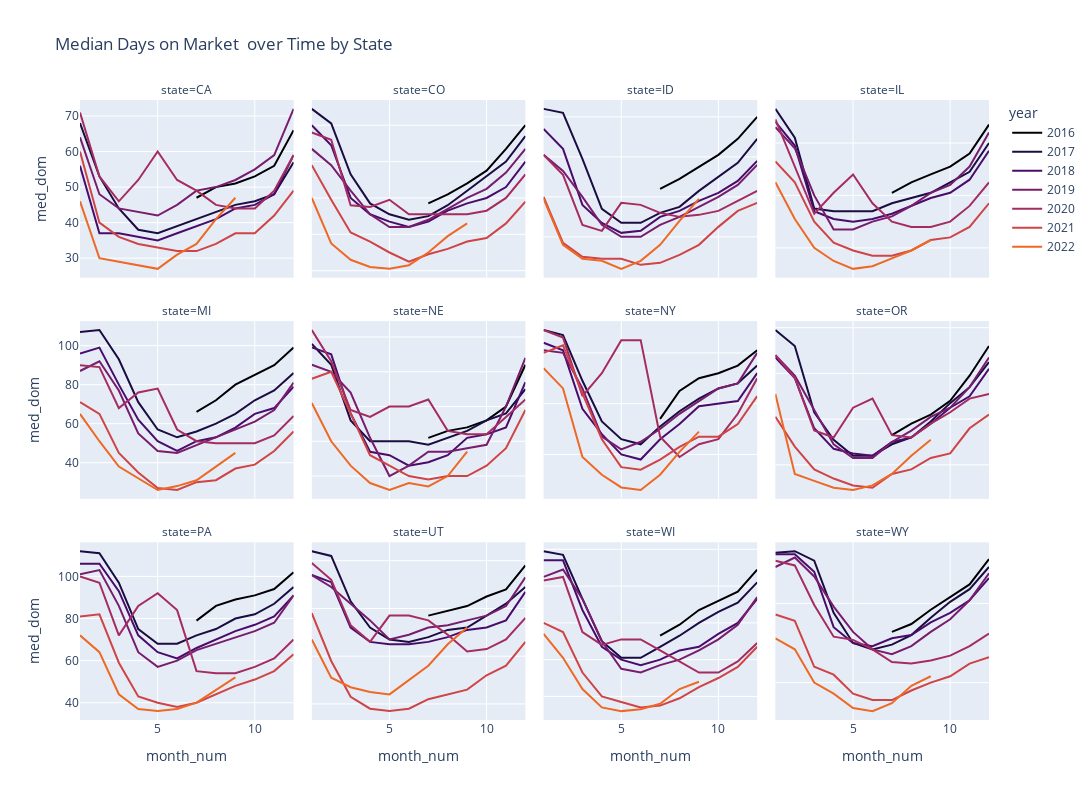

Here is the notebook cell this chart was saved with:
### Code cell
fig = px.line(df.query("state in @select_states"),
    x = 'month_num',
    y = 'med_dom',
    color = 'year',
    facet_col = 'state',
    facet_col_wrap = 4,
    title = 'Median Days on Market over Time by State',
    color_discrete_sequence=px.colors.sequential.Inferno
    )
fig.update_yaxes(matches = None)
fig.update_layout(height = 800, width = 1200)
fig.show()
